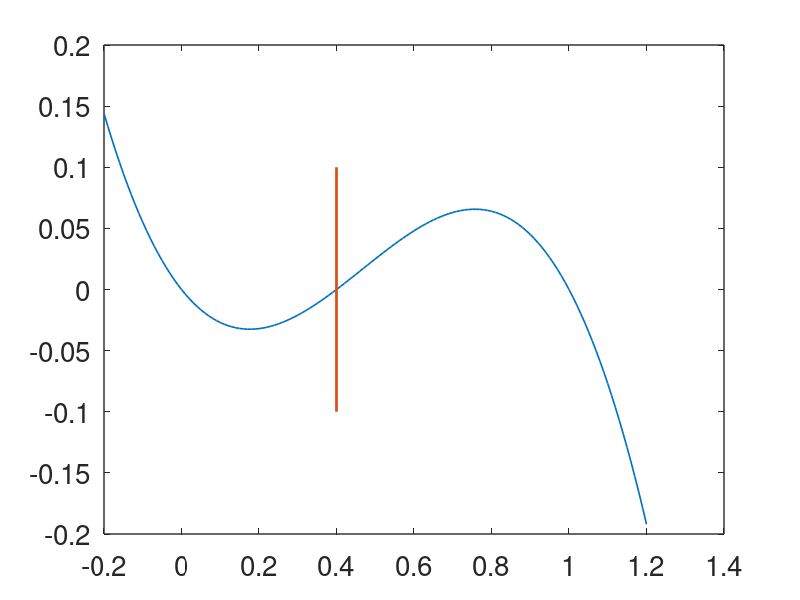

MATLAB code to generate this figure: (Note: this script raises an error after producing the figure.)
% coupled FHN oscillators
function fhn_oscillators
set(0,                           ...
   'defaultaxesfontsize', 20,   ...
   'defaultaxeslinewidth', 1.0, ...
   'defaultlinelinewidth', 1.2, ...
   'defaultpatchlinewidth', 0.7);

global N delta alpha G delj K

N = 200; % number of coupled oscillators
nj = [1:N]';
delj = 0.02+0.06*nj/N;
% parameters

delta = 0.05;
alpha = 0.4;

  %K is the coupling matrix

 K = - diag([1; 2*ones(N-2,1);1])+diag(ones(N-1,1),-1) + diag(ones(N-1,1),1);
% sketch a phase plane:
v =[-0.2:.01:1.2];
f = cubic(v);
figure(1)
plot(v,f,[alpha,alpha],[-0.1,0.1],'linewidth',2)
hold on

G = 50; % coupling coefficient
 
% set up the differential equation solve

tstep = 0.01; % integration step size
t_end =400; % length of  interval
tspan = [0:tstep:t_end];

 % initial data for integration
 s = zeros(1,2*N);
   
[T,S] = ode15s(@deRHS,tspan,s); 
figure(1)
plot(S(:,N),S(:,2*N),'--',S(:,1),S(:,N+1),'--')
hold off
 
% find the oscillation periods
for j = 1:N
Q = (S(2:end,j)-alpha).*(S(1:end-1,j)-alpha);
%Check when v crosses alpha
Tj = find(Q<=0);
%figure(3)
%plot(T(Tj),j*ones(length(Tj),1),'*')
%hold on

% calculate the frequency
nj = length(Tj);

np =fix(nj/2);
timetot = T(Tj(np)) - T(Tj(2)); 
per = timetot/(np-1);
freq = 1/per;
figure(4)
plot(j,per,'*')
hold on
xlabel('oscillator #','fontsize',20)
ylabel('frequency','fontsize',20)



end

function s_prime=deRHS(t,s)  % right hand side for ode system
 global N delta alpha G delj K
  
 v= s(1:N);
 w = s(N+1:2*N);

 
 Fv = (cubic(v)-w)./delj +G*K*v;
 Fw = v-alpha;

s_prime = [Fv; Fw];
function f = cubic(v)
global alpha
f = v.*(v-1).*(alpha-v);
